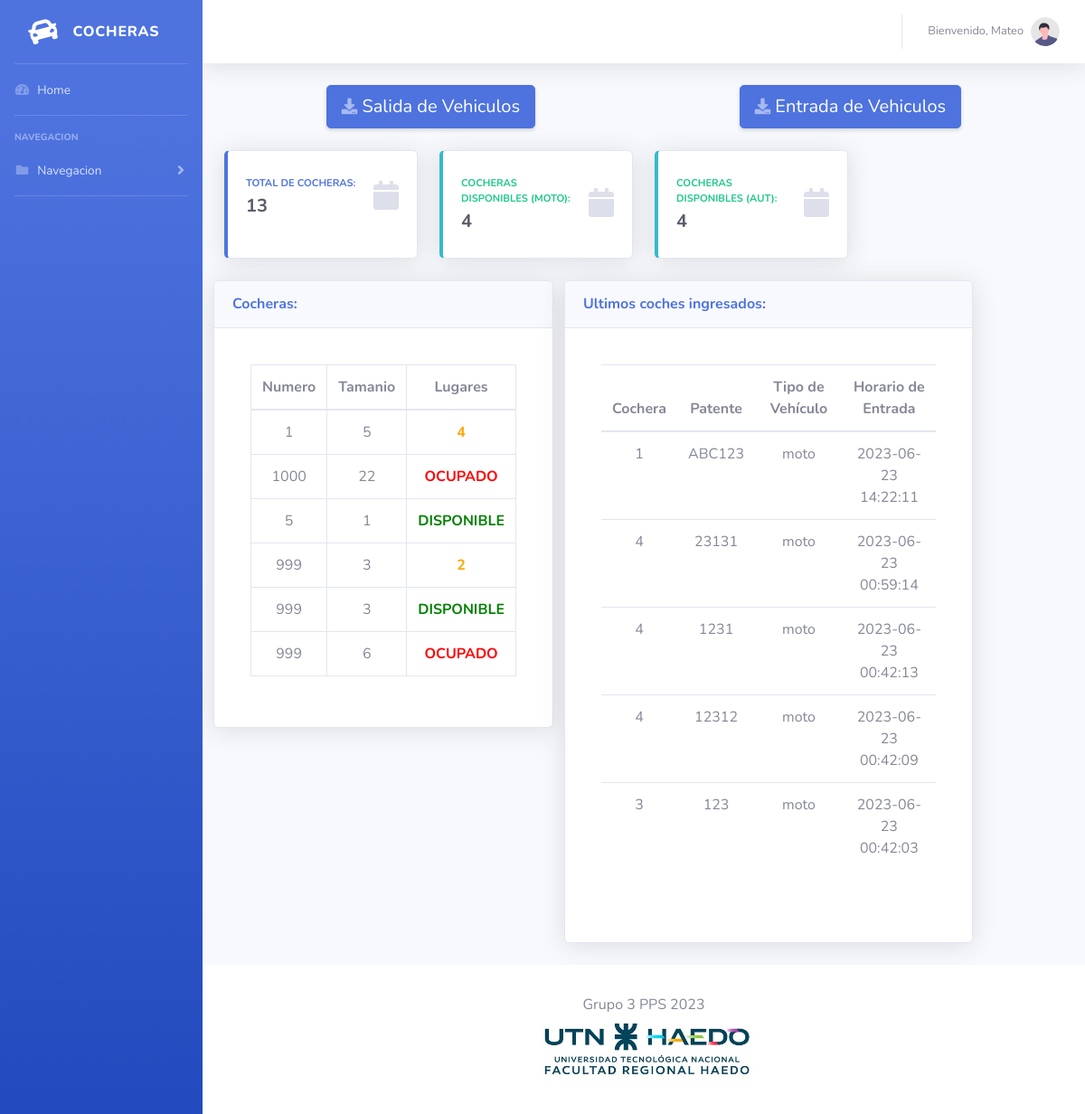
/pages/index2.php (signed in), run on the app's committed database.
### tables this page shows
CREATE TABLE `tipo_vehiculo` (
  `id_tipovehiculo` int(11) NOT NULL,
  `nombre` varchar(22) NOT NULL,
  `tamanio` int(11) NOT NULL,
  `id_tarifa` int(3) NOT NULL,
  `activo` int(11) NOT NULL
);

CREATE TABLE `cochera` (
  `id_cochera` int(11) NOT NULL,
  `tamaniomax` int(11) NOT NULL,
  `ubicacion` varchar(12) NOT NULL,
  `techado` int(11) NOT NULL,
  `activo` int(11) NOT NULL
);

CREATE TABLE `reserva` (
  `codigo_reserva` int(11) NOT NULL,
  `hora_entrada` datetime NOT NULL,
  `estado` int(11) NOT NULL,
  `id_cochera` int(11) NOT NULL,
  `id_cliente` int(11) DEFAULT NULL,
  `patente` varchar(12) NOT NULL,
  `cod_empleado` int(11) DEFAULT NULL
);

CREATE TABLE `vehiculo` (
  `patente` varchar(10) NOT NULL,
  `id_tipovehiculo` int(11) NOT NULL
);

### BD.php (called while the page is built, shortened)
<?php
class base{
    public $res;
    public $con;
    public function conectar(){
    	$this->con=mysqli_connect("localhost","root","","cochera");
    }
    public function query($q){
        $this->res = mysqli_query($this->con, $q);
        return true;
    }
    public function fetch(){
        $row= mysqli_fetch_assoc($this->res);
        if(!$row) {
         return null;
        }
        return $row;
    }
    public function fetchAll() {
        $rows = array();
        while ($row = $this->fetch()) {
            $rows[] = $row;
        }
        return $rows;
    }
    public function row(){
        $row= mysqli_num_rows($this->res);
        return $row;
    }
}
?>

### calculardisponibilidad.php (called while the page is built, shortened)
<?php
function espacioDisponible($tipoVehiculo,$bd){
    $tamanioVehiculo=$bd->query(" SELECT tamanio from tipo_vehiculo where id_tipovehiculo = '$tipoVehiculo'");
     $tamanioVehiculo = $bd->fetch();
     $tamanio =  $tamanioVehiculo['tamanio'];
     $arrayCocheras = array();
     $indice = 0;
     $cocherasFULL=$bd->query(" SELECT reserva.id_cochera,cochera.tamaniomax-SUM(tamanio) as total
                                 FROM reserva,cochera,vehiculo,tipo_vehiculo
                                 WHERE cochera.activo = 1 and reserva.estado=1
                                 and cochera.id_cochera=reserva.id_cochera
                                 and vehiculo.patente=reserva.patente
                                 AND tipo_vehiculo.id_tipovehiculo=vehiculo.id_tipovehiculo
                                 GROUP BY reserva.id_cochera HAVING total >= '$tamanio';");
     $todas=$bd->fetchAll();
     $cocherasEmpty=$bd->query(" SELECT cochera.id_cochera,cochera.tamaniomax as total
                                 from cochera
                                 where cochera.activo = 1 and cochera.id_cochera
                                 not in(
                                         SELECT cochera.id_cochera
                                         FROM reserva,cochera,vehiculo,tipo_vehiculo
                                         WHERE reserva.estado=1 and cochera.id_cochera=reserva.id_cochera
                                         and vehiculo.patente=reserva.patente
                                         AND tipo_vehiculo.id_tipovehiculo=vehiculo.id_tipovehiculo
                                         GROUP BY reserva.id_cochera)
                                         HAVING cochera.tamaniomax>='$tamanio';");
     $todas2=$bd->fetchAll();
     $todas3 = array_merge_recursive($todas2, $todas);
     $edades = array_column($todas3, 'total');
    array_multisort($edades, SORT_ASC, $todas3);
     foreach ($todas3 as $cochera ) {
          $arrayCocheras[$indice] = $cochera['id_cochera'];
          $indice ++;
     }
     if(count($arrayCocheras) == 0){
       return false;
     }else{
       return $arrayCocheras;
     }
}
$vehiculos = $bd->query("SELECT id_tipovehiculo from tipo_vehiculo");
$vehiculos = $bd->fetchAll();
function darEspacioLibre($id_cochera,$bd){
   $cochera=$bd->query("SELECT cochera.id_cochera,cochera.tamaniomax
                                 from cochera
                                 where cochera.activo = 1 and cochera.id_cochera='$id_cochera' and cochera.id_cochera
                                 not in(
                                         SELECT cochera.id_cochera
                                         FROM reserva,cochera,vehiculo,tipo_vehiculo
                                         WHERE reserva.estado=1 and cochera.id_cochera=reserva.id_cochera
                                         and vehiculo.patente=reserva.patente
                                         AND tipo_vehiculo.id_tipovehiculo=vehiculo.id_tipovehiculo
                                         GROUP BY reserva.id_cochera)
                                         HAVING cochera.tamaniomax>='0'");
   $cochera=$bd->fetch();
   if($bd->row()>0){
    return -2;
   }
   $cochera=$bd->query("SELECT reserva.id_cochera,cochera.tamaniomax-SUM(tamanio) as total
                                 FROM reserva,cochera,vehiculo,tipo_vehiculo
                                 WHERE cochera.activo = 1 and reserva.estado=1
                                 and cochera.id_cochera=reserva.id_cochera and cochera.id_cochera='$id_cochera'
                                 and vehiculo.patente=reserva.patente
                                 AND tipo_vehiculo.id_tipovehiculo=vehiculo.id_tipovehiculo
                                 GROUP BY reserva.id_cochera HAVING total >  '0';");
   $cochera=$bd->fetch();
   if($bd->row()>0){
    return $cochera['total'];
   }
   return -1;
}
function asignarDisponibilidad($vehiculos, $bd) {
    $diccionario = array();
    foreach ($vehiculos as $vehiculo) {
        $idVehiculo = $vehiculo['id_tipovehiculo'];
        if((espacioDisponible($idVehiculo, $bd))!=false){
            $disponibilidad = espacioDisponible($idVehiculo, $bd);
            $diccionario[$idVehiculo] = $disponibilidad;
        }else{
        }
    }
    return $diccionario;
}
?>

### pages/index2.php (the view, shortened to what this page needs)
<?php
    include("../BD.php");
    $bd = new base();
    $bd->conectar();
    $bd2 = new base();
    $bd2->conectar();
    include("../calculardisponibilidad.php");
    $diccionarioVehiculos = asignarDisponibilidad($vehiculos, $bd);
    $consultatabla = $bd->query("SELECT r.id_cochera, r.hora_entrada, v.patente, t.nombre
    FROM reserva r, tipo_vehiculo t, vehiculo v
    WHERE r.patente = v.patente
    AND v.id_tipovehiculo = t.id_tipovehiculo
    AND estado = 1
    ORDER BY r.hora_entrada DESC
    LIMIT 5;");
    $filas = $bd->fetchAll();
    $consultatabla = $bd->query("SELECT * from cochera");
    $cantcocheras = $bd->fetchAll();
    $cantcocheras = count($cantcocheras);
    $consultaTiposVehiculo = $bd->query("SELECT * from tipo_vehiculo where activo=1");
    $consultaTiposVehiculo = $bd->fetchAll();
    ?>
<!DOCTYPE html>
<html lang="en">
<head>
    <link href="../vendor/fontawesome-free/css/all.min.css" rel="stylesheet" type="text/css">
    <link href="../css/sb-admin-2.css" rel="stylesheet">
</head>
<body id="page-top">
    <div id="wrapper">
        <ul class="navbar-nav bg-gradient-primary sidebar sidebar-dark accordion" id="accordionSidebar">
            <a class="sidebar-brand d-flex align-items-center justify-content-center" href="index.php">
                <div class="sidebar-brand-icon rotate-n-15">
                    <i class="fas fa-car"></i>
                </div>
                <div class="sidebar-brand-text mx-3">Cocheras</div>
            </a>
            <hr class="sidebar-divider my-0">
            <li class="nav-item">
                <a class="nav-link" href="index.php">
                    <i class="fas fa-fw fa-tachometer-alt"></i>
                    <span>Home</span></a>
            </li>
            <hr class="sidebar-divider">
            <div class="sidebar-heading">
                Navegacion
            </div>
            <?php require_once("../navmenu.php") ?>
            <hr class="sidebar-divider d-none d-md-block">
            </ul>
        <div id="content-wrapper" class="d-flex flex-column">
            <div id="content">
                    <?php require_once("../topbar.php") ?>
                <div class="container-fluid">
                    <div class="d-sm-flex align-items-center justify-content-around mb-4">
                        <a href="salidavehiculo.php" class="d-none d-sm-inline-block btn btn-lg btn-primary shadow-sm"><i
                                class="fas fa-download fa-sm text-white-50"></i> Salida de Vehiculos</a>
                         <a href="entradavehiculo.php" class="d-none d-sm-inline-block btn btn-lg btn-primary shadow-sm"><i
                                class="fas fa-download fa-sm text-white-50"></i> Entrada de Vehiculos</a>
                    </div>
                    <div class="row">
                        <div class="col-xl-3 col-md-6 mb-4">
                            <div class="card border-left-primary shadow h-100 py-2">
                                <div class="card-body">
                                    <div class="row no-gutters align-items-center">
                                        <div class="col mr-2">
                                            <div class="text-xs font-weight-bold text-primary text-uppercase mb-1">
                                                Total de cocheras:</div>
                                            <div class="h5 mb-0 font-weight-bold text-gray-800"><?php echo $cantcocheras ?></div>
                                        </div>
                                        <div class="col-auto">
                                            <i class="fas fa-calendar fa-2x text-gray-300"></i>
                                        </div>
                                    </div>
                                </div>
                            </div>
                        </div>
                       <?php
                        foreach ($consultaTiposVehiculo as $vehiculo) {
                            ?>
                            <div class="col-xl-3 col-md-6 mb-4">
                                <div class="card border-left-info shadow h-100 py-2">
                                    <div class="card-body">
                                        <div class="row no-gutters align-items-center">
                                            <div class="col mr-2">
                                                <div class="text-xs font-weight-bold text-success text-uppercase mb-1">
                                                    Cocheras disponibles (<?php echo $vehiculo['nombre']; ?>):</div>
                                                <div class="h5 mb-0 font-weight-bold text-gray-800">
                                                    <?php echo isset($diccionarioVehiculos[$vehiculo['tamanio']]) ? count($diccionarioVehiculos[$vehiculo['tamanio']]) : 0; ?>
                                                </div>
                                            </div>
                                            <div class="col-auto">
                                                <i class="fas fa-calendar fa-2x text-gray-300"></i>
                                            </div>
                                        </div>
                                    </div>
                                </div>
                            </div>
                            <?php
                        }
                        ?>
    </div>
                    <div class="row">
                        <?php
                        $cocheras = $bd->query("SELECT * from cochera where activo=1 ORDER BY ubicacion");
                        $cocheras=$bd->fetchAll();
                         ?>
                        <div class="card shadow mb-4 h-100">
                        <div class="card-header py-3">
                            <h6 class="m-0 font-weight-bold text-primary">Cocheras:</h6>
                        </div>
                        <div class="card-body">
                            <div class="text-center">
                                <div class="card-body">
                                 <table class="table table-bordered" id="dataTable" >
                                <thead>
                                    <tr>
                                        <th>Numero</th>
                                        <th>Tamanio</th>
                                        <th>Lugares</th>
                                    </tr>
                                </thead>
                                <tbody>
                                <?php foreach ($cocheras as $cochera) { ?>
                                        <tr>
                                             <td><?php echo $cochera['ubicacion']; ?></td>
                                            <td><?php echo $cochera['tamaniomax']; ?></td>
                                             <td>
                                                <?php
                                                if (darEspacioLibre($cochera['id_cochera'], $bd2) == -1) {
                                                    echo '<div id="verde" style="color: green; font-weight: bold;">DISPONIBLE</div>';
                                                } else if (darEspacioLibre($cochera['id_cochera'], $bd2) == -2) {
                                                    echo '<div id="verde" style="color: red; font-weight: bold;"> OCUPADO</div>';
                                                } else {
                                                    echo '<div id="verde" style="color: orange; font-weight: bold;">' . darEspacioLibre($cochera['id_cochera'], $bd2) . '</div>';
                                                }
                                                ?>
                                            </td>
                                        </tr>
                                <?php } ?>
                                </tbody>
                                </table>
                                </div>
                            </div>
                        </div>
                    </div>
                        <div class="col-lg-6 mb-4">
            <div class="card shadow mb-4 h-100">
                <div class="card-header py-3">
                    <h6 class="m-0 font-weight-bold text-primary">Ultimos coches ingresados:</h6>
                </div>
                <div class="card-body">
                    <div class="text-center">
                        <div class="card-body">
                        <table class="table">
                        <thead>
                            <tr>
                                <th>Cochera</th>
                                <th>Patente</th>
                                <th>Tipo de Vehículo</th>
                                <th>Horario de Entrada</th>
                            </tr>
                        </thead>
                        <tbody>
                        <?php foreach ($filas as $fila) { ?>
                                <tr>
                                     <td><?php echo $fila['id_cochera']; ?></td>
                                     <td><?php echo $fila['patente']; ?></td>
                                     <td><?php echo $fila['nombre']; ?></td>
                                     <td><?php echo $fila['hora_entrada']; ?></td>
                                </tr>
                        <?php } ?>
                        </tbody>
                        </table>
                        </div>
                    </div>
                </div>
            </div>
</div>
</div>
     </div>
            </div>
                  <?php require_once("../footer.php")?>
        </div>
    </div>
</body>
</html>

### data on the page
tipo_vehiculo: nombre "MOTO", tamanio "4"
tipo_vehiculo: nombre "AUT", tamanio "4"
cochera: ubicacion "1", tamaniomax "5", id_cochera "4"
cochera: ubicacion "1000", tamaniomax "22", shows "OCUPADO"
cochera: ubicacion "5", tamaniomax "1", shows "DISPONIBLE"
cochera: ubicacion "999", tamaniomax "3", id_cochera "2"
cochera: ubicacion "999", tamaniomax "3", shows "DISPONIBLE"
cochera: ubicacion "999", tamaniomax "6", shows "OCUPADO"
reserva: id_cochera "1", vehiculo.patente "ABC123", tipo_vehiculo.nombre "moto", hora_entrada "2023-06-23 14:22:11"
reserva: id_cochera "4", vehiculo.patente "23131", tipo_vehiculo.nombre "moto", hora_entrada "2023-06-23 00:59:14"
reserva: id_cochera "4", vehiculo.patente "1231", tipo_vehiculo.nombre "moto", hora_entrada "2023-06-23 00:42:13"
reserva: id_cochera "4", vehiculo.patente "12312", tipo_vehiculo.nombre "moto", hora_entrada "2023-06-23 00:42:09"
reserva: id_cochera "3", vehiculo.patente "123", tipo_vehiculo.nombre "moto", hora_entrada "2023-06-23 00:42:03"

### other printed values
$_SESSION['usuario'] "Mateo"
$cantcocheras "13"
